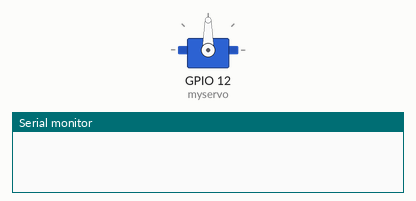
A sketch run on a simulated ESP32. Shown: servo, the last lines printed to the serial monitor.

Above: at 0.05 s.
At 1.2 s:
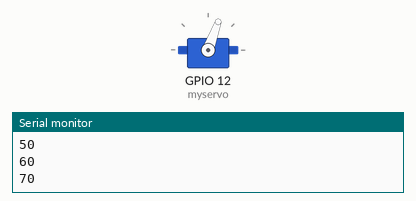
At 2.7 s:
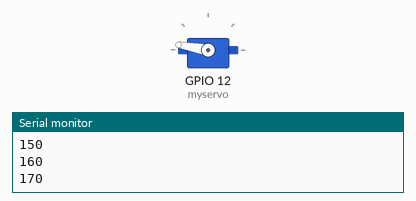
At 5.4 s:
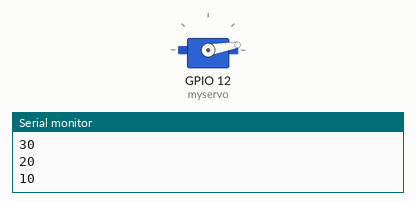
Timing chart, 0 to 7.0 s (numbered marks = the images above):
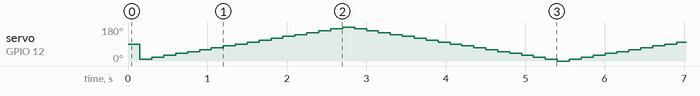

The sketch:

OLD_RobotReceiverBaseFullServoMoteurs.ino
```cpp
#include <ESP32Servo.h>

Servo myservo;

int angle = 0;          // position actuelle
bool monte = true;      // direction du mouvement
unsigned long lastMove = 0;
const int stepDelay = 150;   // temps entre chaque pas
const int stepAngle = 10;    // pas en degrés

void setup() {
  Serial.begin(9600);

  // Initialisation du servo
  myservo.setPeriodHertz(50);       // fréquence standard
  myservo.attach(12, 800, 2200);    // pin GPIO 12 + limites
}

void loop() {

  if (millis() - lastMove >= stepDelay) {

    if (monte) {
      angle += stepAngle;
      if (angle >= 180) {
        angle = 180;
        monte = false;
      }
    } else {
      angle -= stepAngle;
      if (angle <= 0) {
        angle = 0;
        monte = true;
      }
    }

    myservo.write(angle);
    Serial.println(angle);

    lastMove = millis();
  }
}
```
